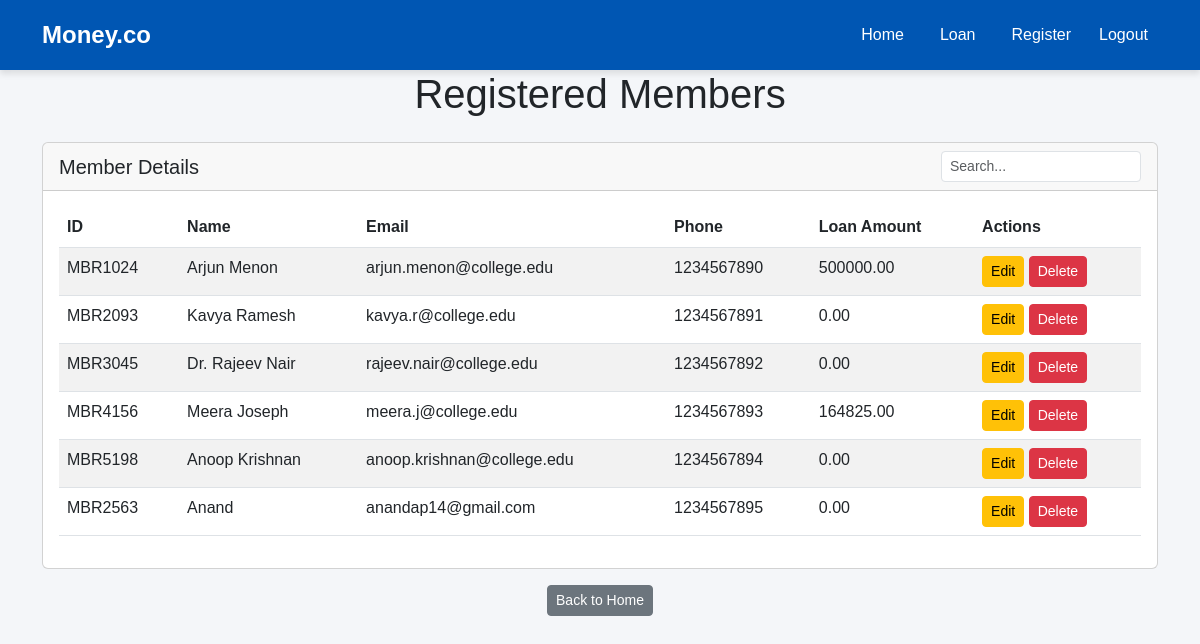
Page /loan/ on the earlier database version.
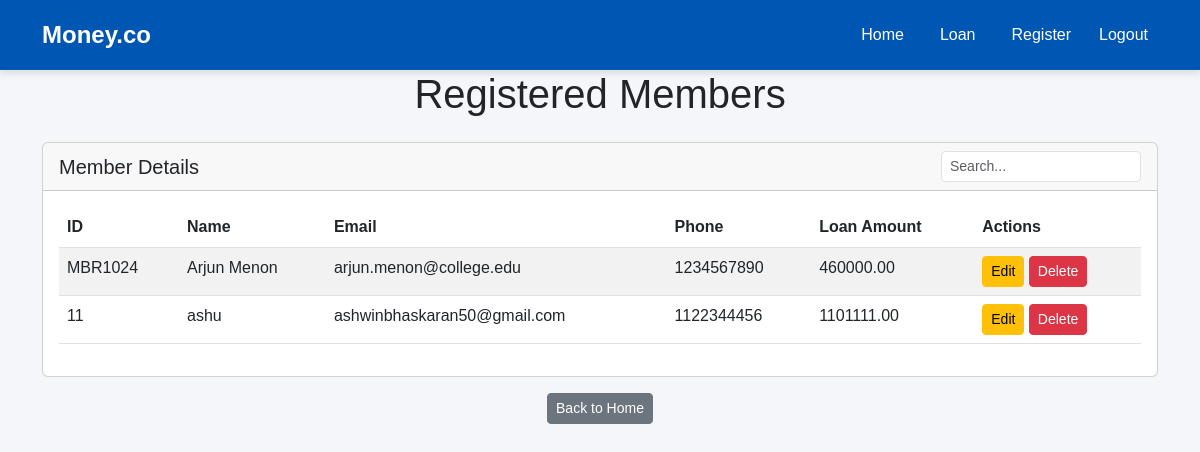
Same page on the later database version.
### moneyapp/models.py (models this page shows, shortened)
class Member(models.Model):
    ROLE_CHOICES = [
        ('Teaching', 'Teaching Staff'),
        ('Non-Teaching', 'Non-Teaching Staff')
    ]
    name            = models.CharField(max_length=100)
    member_id       = models.CharField(max_length=50, unique=True)
    department      = models.CharField(max_length=100, blank=True)
    designation     = models.CharField(max_length=100, blank=True)
    mob             = models.CharField(max_length=10, validators=[phone_validator])
    email           = models.EmailField()
    dob             = models.DateField()
    doj             = models.DateField()
    doj_service     = models.DateField()
    maximum_period  = models.IntegerField()
    max_loan_amount = models.DecimalField(max_digits=10, decimal_places=2)
    city            = models.CharField(max_length=100)
    pincode         = models.CharField(max_length=10)
    role            = models.CharField(max_length=20, choices=ROLE_CHOICES, default='Non-Teaching')
    has_loan        = models.BooleanField(default=False)

### moneyapp/views.py (the view)
# urls.py: path('loan/', views.loan_information, name='loan'),
def loan_information(request):
    members = Member.objects.all()
    return render(request, 'loan.html', {'members': members})

### moneyapp/templates/loan.html (shortened to what this page needs)
{% extends 'base.html' %}
{% block content %}
<div class="container">
    <h1 class="text-center mb-4">Registered Members</h1>
    <div class="card">
        <div class="card-header d-flex justify-content-between align-items-center">
            <h5 class="mb-0">Member Details</h5>
            <input type="text" id="tableSearch" class="form-control form-control-sm"
                   placeholder="Search..." style="width: 200px;">
        </div>
        <div class="card-body">
            {% if members %}
                <table class="table table-striped">
                    <thead>
                        <tr>
                            <th>ID</th>
                            <th>Name</th>
                            <th>Email</th>
                            <th>Phone</th>
                            <th>Loan Amount</th>
                            <th>Actions</th>
                        </tr>
                    </thead>
                    <tbody>
                        {% for member in members %}
                        <tr data-href="{% url 'detail_members' member.id %}" style="cursor: pointer;">
                            <td>{{ member.member_id }}</td>
                            <td>{{ member.name }}</td>
                            <td>{{ member.email }}</td>
                            <td>{{ member.mob }}</td>
                            <td>{{ member.max_loan_amount }}</td>
                            <td>
                                <a href="{% url 'edit_member' member.id %}" class="btn btn-warning btn-sm">Edit</a>
                                <a href="{% url 'delete_member' member.id %}" class="btn btn-danger btn-sm delete-btn"
                                   onclick="return confirm('Are you sure you want to delete this member?');">
                                    Delete
                                </a>
                            </td>
                        </tr>
                        {% endfor %}
                    </tbody>
                </table>
            {% else %}
                <p class="text-center">No members registered.</p>
            {% endif %}
        </div>
    </div>
    <div class="text-center mt-3">
        <a href="{% url 'home' %}" class="btn btn-sm btn-secondary">Back to Home</a>
    </div>
</div>
{% endblock %}

### moneyapp/templates/base.html (shortened to what this page needs)
<!DOCTYPE html>
<html lang="en">
<head>
    <link href="https://cdn.jsdelivr.net/npm/bootstrap@5.3.0/dist/css/bootstrap.min.css" rel="stylesheet">
</head>
<body>
    {% if request.resolver_match.url_name != "login" %}
    <nav class="navbar navbar-expand-lg">
        <div class="container">
            <a class="navbar-brand" href="{% url 'home' %}">Money.co</a>
            <div class="collapse navbar-collapse" id="navbarNav">
                <ul class="navbar-nav ms-auto">
                    <li class="nav-item">
                        <a class="nav-link" href="{% url 'home' %}">Home</a>
                    </li>
                    <li class="nav-item">
                        <a class="nav-link" href="{% url 'loan' %}">Loan</a>
                    </li>
                    <li class="nav-item">
                        <a class="nav-link" href="{% url 'register_member' %}">Register</a>
                    </li>
                    <li class="nav-item d-flex align-items-center">
                        <form method="post" action="{% url 'logout' %}">
                            <button type="submit" class="nav-link text-danger btn btn-link p-0" style="border: none;">Logout</button>
                        </form>
                    </li>
                </ul>
            </div>
        </div>
    </nav>
    {% endif %}
    {% block content %}
    {% endblock %}
</body>
</html>

### moneyapp/templates/base.html (style rules this page uses)
body { background-color: #f4f6f9; font-family: 'Arial', sans-serif; padding-bottom: 80px; }
.navbar { background-color: #0056b3; padding: 12px 0; box-shadow: 0 4px 6px rgba(0, 0, 0, 0.1); }
.navbar-brand { font-weight: bold; color: #fff !important; font-size: 1.5rem; }
.navbar-nav .nav-link { color: #fff !important; font-size: 1rem; margin: 0 10px; transition: 0.3s; }

Differences in the rows shown:
removed Member: member_id "MBR2093", name "Kavya Ramesh", email "kavya.r@college.edu", mob "1234567891", max_loan_amount "0.00"
removed Member: member_id "MBR3045", name "Dr. Rajeev Nair", email "rajeev.nair@college.edu", mob "1234567892", max_loan_amount "0.00"
removed Member: member_id "MBR4156", name "Meera Joseph", email "meera.j@college.edu", mob "1234567893", max_loan_amount "164825.00"
removed Member: member_id "MBR5198", name "Anoop Krishnan", email "anoop.krishnan@college.edu", mob "1234567894", max_loan_amount "0.00"
removed Member: member_id "MBR2563", name "Anand", email "anandap14@gmail.com", mob "1234567895", max_loan_amount "0.00"
changed Member "MBR1024": max_loan_amount "500000.00" → "460000.00"
added Member: member_id "11", name "ashu", email "ashwinbhaskaran50@gmail.com", mob "1122344456", max_loan_amount "1101111.00"
